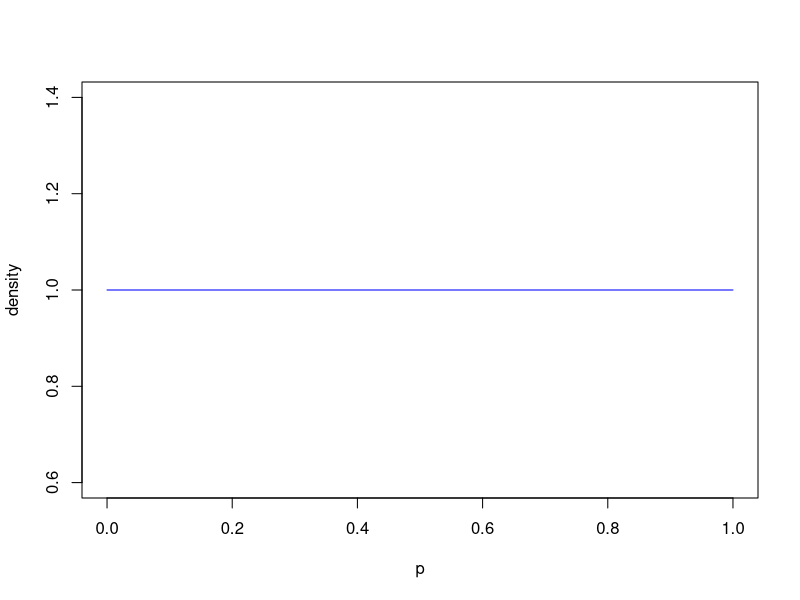
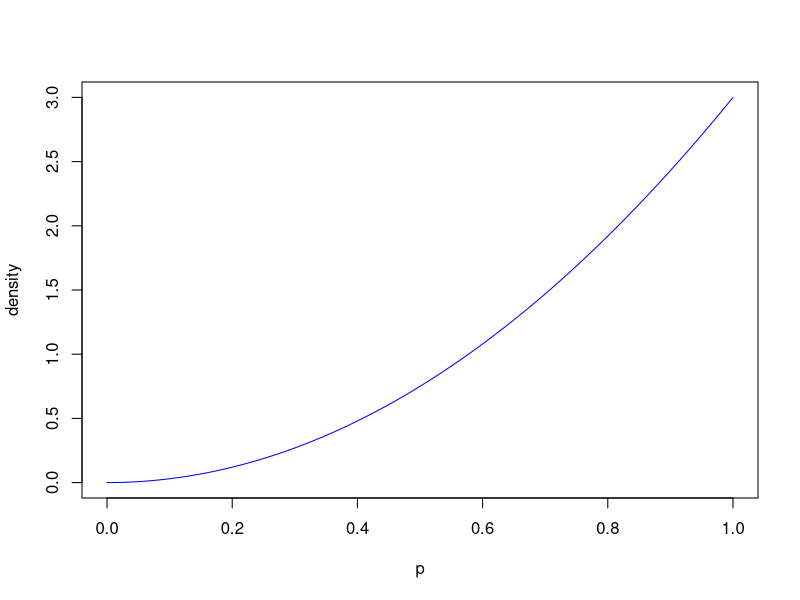
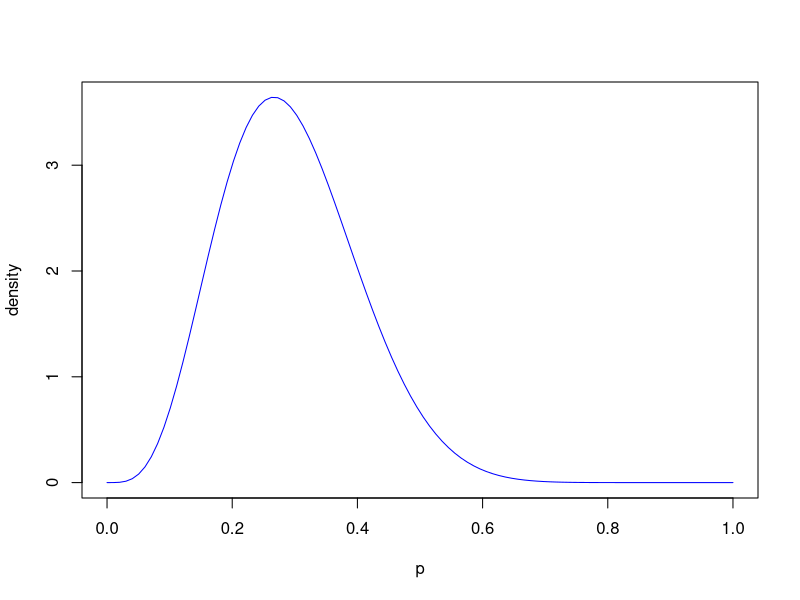
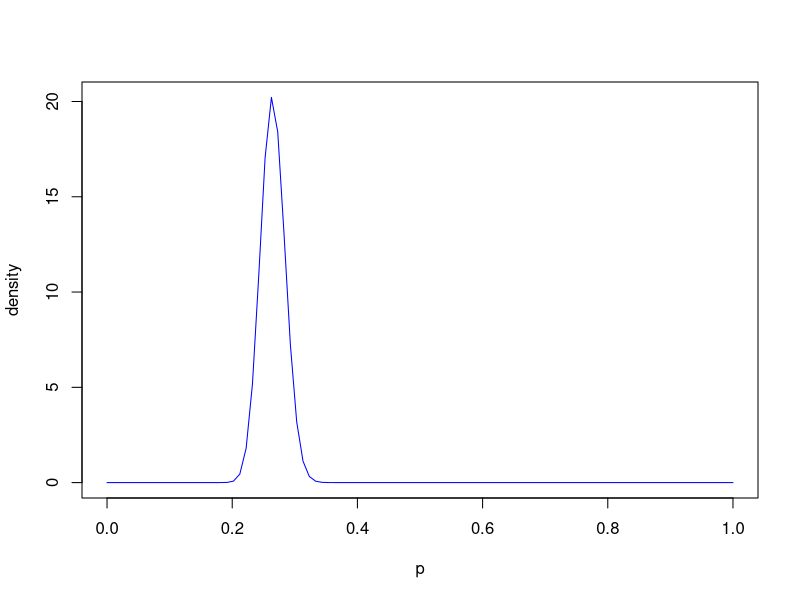
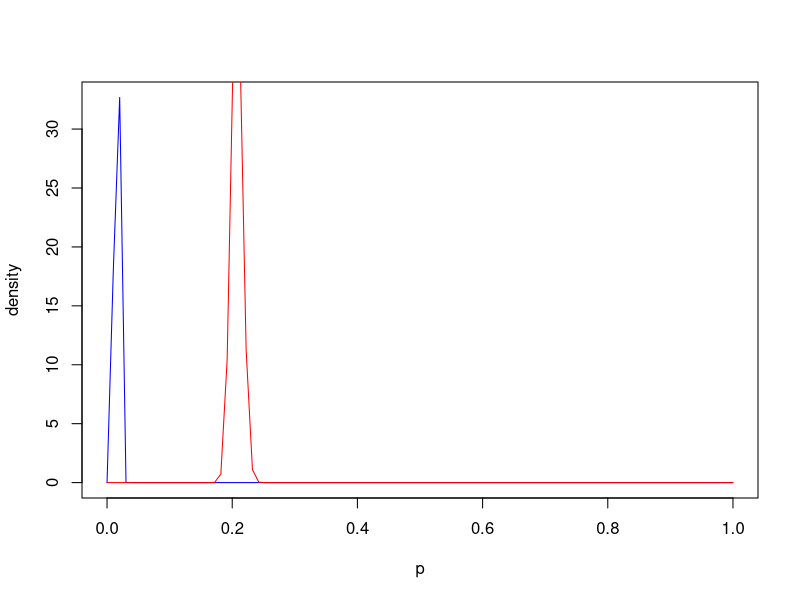
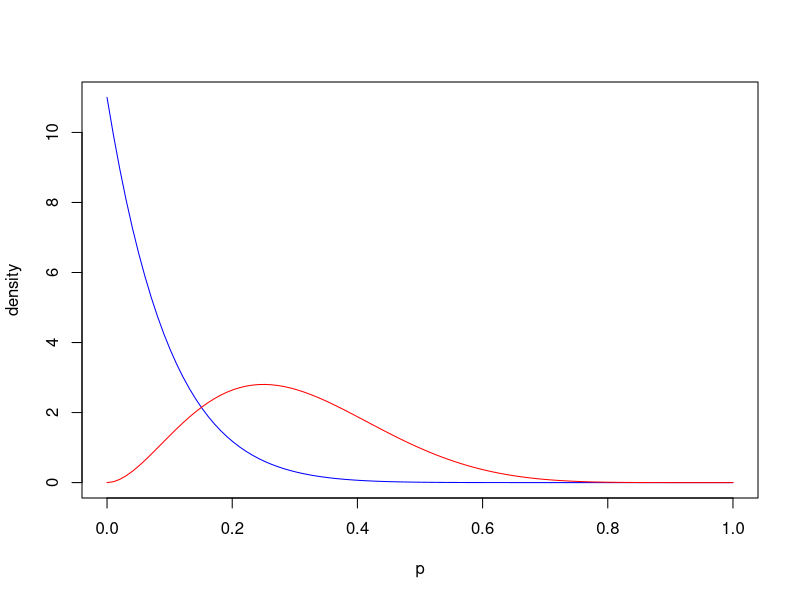
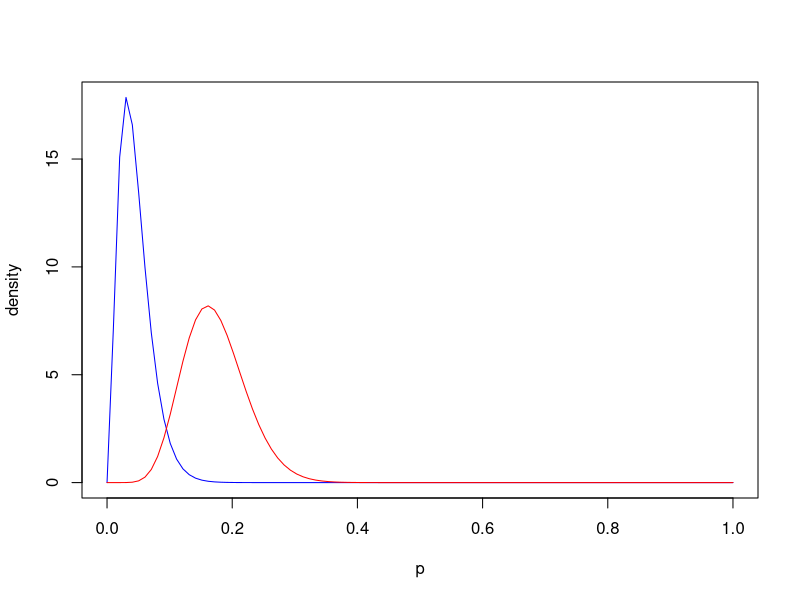
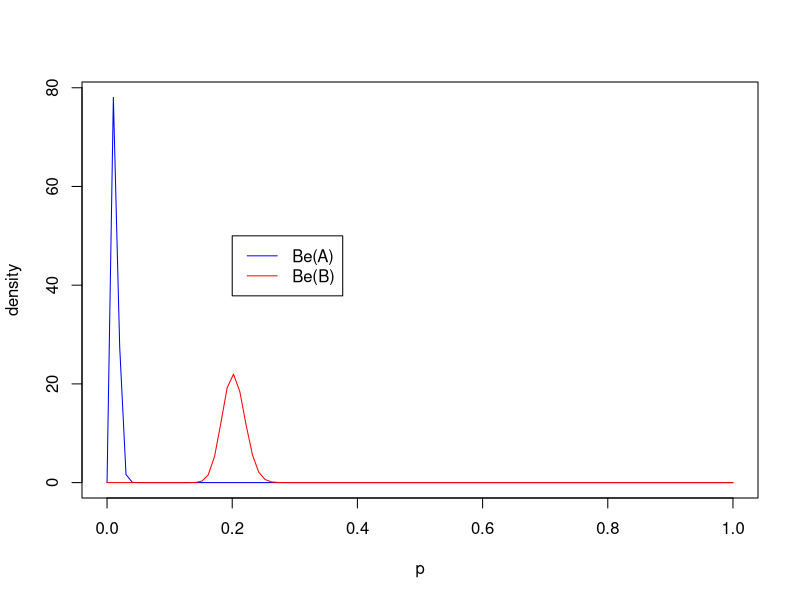

The R source for these figures, in order:
## ---- chunk 1
knitr::opts_chunk$set(echo = TRUE)
## ---- chunk 2
# library(ggplot2)
# # library(readxl)
# #library(DataExplorer)
# # library(ggm)
library(readr)
library(dplyr)
# # # library(stringr)
# # # library(psych)
# # # library(janitor)
# # library(car)
# # library(QuantPsyc)
# # # library(pastecs)
# # # library(sqldf)
# #library(esquisse)
# #library(FNN)
# library(caret)
# # library(class)
# library(factoextra)
# library(purrr)
# library(farff)
# library(MLmetrics)

options(scipen=100)
options(digits=5)


## ---- chunk 3
p = seq(0,1, length=100)
# No data collected. k = 0, n = 0.
k=0
n=0
plot(p, dbeta(p, (k+1), (n-k+1)), ylab="density", type ="l", col="blue")
## ---- chunk 4
k=2
n=2
plot(p, dbeta(p, (k+1), (n-k+1)), ylab="density", type ="l", col="blue")
## ---- chunk 5
k=4
n=15
plot(p, dbeta(p, (k+1), (n-k+1)), ylab="density", type ="l", col="blue")
## ---- chunk 6
k=132
n=500
plot(p, dbeta(p, (k+1), (n-k+1)), ylab="density", type ="l", col="blue")
## ---- chunk 7
resultFrame <- data.frame(n = c(0,2,15,500), k = c(0,2,4,132))
str(resultFrame)
probSuccess = sum(resultFrame$k)/sum(resultFrame$n)
probSuccess

succRateEst <- binom.test(2, 2, probSuccess)
succRateEst
succRateEst <- binom.test(4, 15, probSuccess)
succRateEst
succRateEst <- binom.test(132, 500, probSuccess)
succRateEst
## ---- chunk 8
# read the data files
abTest <- read_csv("ab_test.csv")
glimpse(abTest)

p = seq(0,1, length=100)

# using subset function 
Bdata <- subset(abTest, label=="B")
Adata <- subset(abTest, label=="A")

#get the numbers for A and B trials and successes
bSuccess <- sum(Bdata$is_success)
bSuccess
bTrials <- nrow(Bdata)
bTrials

aSuccess <- sum(Adata$is_success)
aSuccess
aTrials <- nrow(Adata)
aTrials

#plot the two distibutions on the same graph
plot(p, dbeta(p, aSuccess+1, aTrials-aSuccess+1), ylab="density", type ="l", col="blue")
lines(p, dbeta(p, bSuccess+1, bTrials-bSuccess+1), type ="l", col="red")
legend(0.2,50, c("Be(A)","Be(B)"),lty=c(1,1),col=c("blue", "red"))
## ---- chunk 9
#95% CI for Label A
qbetaA <- qbeta( c(0.025, 0.975), aSuccess+1, aTrials-aSuccess+1)
qbetaA

#95% CI for Label B
qbetaB <- qbeta( c(0.025, 0.975), bSuccess+1, bTrials-bSuccess+1)
qbetaB

## ---- chunk 10
Bdata1 <- subset(Bdata, as.Date(Bdata$timestamp) <= as.Date("2009-09-01"))
glimpse(Bdata1)

Adata1 <- subset(Adata, as.Date(Adata$timestamp) <= as.Date("2009-09-01"))
glimpse(Adata1)

#get the numbers for A and B trials and successes
bSuccess1 <- sum(Bdata1$is_success)
bSuccess1
bTrials1 <- nrow(Bdata1)
bTrials1

aSuccess1 <- sum(Adata1$is_success)
aSuccess1
aTrials1 <- nrow(Adata1)
aTrials1

#plot the two distibutions on the same graph
plot(p, dbeta(p, aSuccess1+1, aTrials1-aSuccess1+1), ylab="density", type ="l", col="blue")
lines(p, dbeta(p, bSuccess1+1, bTrials1-bSuccess1+1), type ="l", col="red")
legend(0.2,50, c("Be(A)","Be(B)"),lty=c(1,1),col=c("blue", "red"))

#95% CI for Label A
qbetaA <- qbeta( c(0.025, 0.975), aSuccess1+1, aTrials1-aSuccess1+1)
qbetaA

#95% CI for Label B
qbetaB1 <- qbeta( c(0.025, 0.975), bSuccess1+1, bTrials1-bSuccess1+1)
qbetaB1
## ---- chunk 11
Bdata2 <- subset(Bdata, as.Date(Bdata$timestamp) <= as.Date("2009-10-15"))
glimpse(Bdata2)

Adata2 <- subset(Adata, as.Date(Adata$timestamp) <= as.Date("2009-10-15"))
glimpse(Adata2)

#get the numbers for A and B trials and successes
bSuccess2 <- sum(Bdata2$is_success)
bSuccess2
bTrials2 <- nrow(Bdata2)
bTrials2

aSuccess2 <- sum(Adata2$is_success)
aSuccess2
aTrials2 <- nrow(Adata2)
aTrials2

#plot the two distibutions on the same graph
plot(p, dbeta(p, aSuccess2+1, aTrials2-aSuccess2+1), ylab="density", type ="l", col="blue")
lines(p, dbeta(p, bSuccess2+1, bTrials2-bSuccess2+1), type ="l", col="red")
legend(0.2,50, c("Be(A)","Be(B)"),lty=c(1,1),col=c("blue", "red"))

#95% CI for Label A
qbetaA2 <- qbeta( c(0.025, 0.975), aSuccess2+1, aTrials2-aSuccess2+1)
qbetaA2

#95% CI for Label B
qbetaB2 <- qbeta( c(0.025, 0.975), bSuccess2+1, bTrials2-bSuccess2+1)
qbetaB2
## ---- chunk 12
Bdata3 <- subset(Bdata, as.Date(Bdata$timestamp) <= as.Date("2009-12-24"))
glimpse(Bdata3)

Adata3 <- subset(Adata, as.Date(Adata$timestamp) <= as.Date("2009-12-24"))
glimpse(Adata3)

#get the numbers for A and B trials and successes
bSuccess3 <- sum(Bdata3$is_success)
bSuccess3
bTrials3 <- nrow(Bdata3)
bTrials3

aSuccess3 <- sum(Adata3$is_success)
aSuccess3
aTrials3 <- nrow(Adata3)
aTrials3

#plot the two distibutions on the same graph
plot(p, dbeta(p, aSuccess3+1, aTrials3-aSuccess3+1), ylab="density", type ="l", col="blue")
lines(p, dbeta(p, bSuccess3+1, bTrials3-bSuccess3+1), type ="l", col="red")
legend(0.2,50, c("Be(A)","Be(B)"),lty=c(1,1),col=c("blue", "red"))

#95% CI for Label A
qbetaA3 <- qbeta( c(0.025, 0.975), aSuccess3+1, aTrials3-aSuccess3+1)
qbetaA3

#95% CI for Label B
qbetaB3 <- qbeta( c(0.025, 0.975), bSuccess3+1, bTrials3-bSuccess3+1)
qbetaB3
